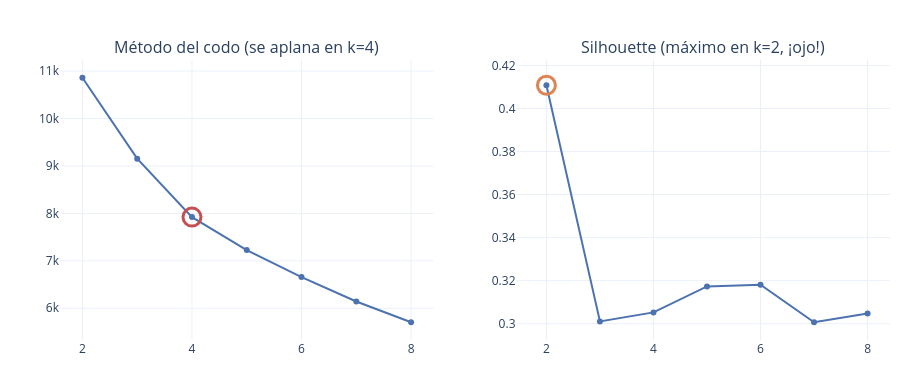

Here is the notebook cell this chart was saved with:
### Markdown cell above
## 4 · Modelado — *K-Means*

**Qué buscar:** cuántos grupos hay, **con evidencia**.  
**Por qué:** el algoritmo no elige K; vos sí.  
**El nudo del TP:** el silhouette es **máximo en k=2** (verdadero pero inútil: solo gasta-mucho/gasta-poco). El codo se aplana tras **k=4**. Desempata el **negocio**.

### Code cell
ks=list(range(2,9)); inercias=[]; siluetas=[]
for k in ks:
    km=KMeans(n_clusters=k,random_state=42,n_init=10).fit(X)
    inercias.append(km.inertia_); siluetas.append(silhouette_score(X,km.labels_))
fig=make_subplots(rows=1,cols=2,subplot_titles=('Método del codo (se aplana en k=4)','Silhouette (máximo en k=2, ¡ojo!)'))
fig.add_trace(go.Scatter(x=ks,y=inercias,mode='lines+markers',line=dict(color='#4C72B0')),row=1,col=1)
fig.add_trace(go.Scatter(x=[4],y=[inercias[2]],mode='markers',marker=dict(size=18,color='#C44E52',symbol='circle-open',line=dict(width=3))),row=1,col=1)
fig.add_trace(go.Scatter(x=ks,y=siluetas,mode='lines+markers',line=dict(color='#4C72B0')),row=1,col=2)
fig.add_trace(go.Scatter(x=[2],y=[siluetas[0]],mode='markers',marker=dict(size=18,color='#DD8452',symbol='circle-open',line=dict(width=3))),row=1,col=2)
fig.update_layout(showlegend=False,title=''); fijar(fig,380); fig.show()

### Figure 1 — Plotly figure (JSON) as saved in the notebook; plotly's stock layout.template omitted (floating-point values rounded to 4 significant figures)
{"data": [{"line": {"color": "#4C72B0"}, "mode": "lines+markers", "type": "scatter", "x": [2, 3, 4, 5, 6, 7, 8], "xaxis": "x", "y": [10860.0, 9155.0, 7922.0, 7228.0, 6659.0, 6142.0, 5706.0], "yaxis": "y"}, {"marker": {"color": "#C44E52", "line": {"width": 3}, "size": 18, "symbol": "circle-open"}, "mode": "markers", "type": "scatter", "x": [4], "xaxis": "x", "y": [7922.0], "yaxis": "y"}, {"line": {"color": "#4C72B0"}, "mode": "lines+markers", "type": "scatter", "x": [2, 3, 4, 5, 6, 7, 8], "xaxis": "x2", "y": [0.4108, 0.3011, 0.3052, 0.3173, 0.3181, 0.3007, 0.3047], "yaxis": "y2"}, {"marker": {"color": "#DD8452", "line": {"width": 3}, "size": 18, "symbol": "circle-open"}, "mode": "markers", "type": "scatter", "x": [2], "xaxis": "x2", "y": [0.4108], "yaxis": "y2"}], "layout": {"annotations": [{"font": {"size": 16}, "showarrow": false, "text": "Método del codo (se aplana en k=4)", "x": 0.225, "xanchor": "center", "xref": "paper", "y": 1.0, "yanchor": "bottom", "yref": "paper"}, {"font": {"size": 16}, "showarrow": false, "text": "Silhouette (máximo en k=2, ¡ojo!)", "x": 0.775, "xanchor": "center", "xref": "paper", "y": 1.0, "yanchor": "bottom", "yref": "paper"}], "autosize": false, "height": 380, "margin": {"b": 40, "l": 60, "r": 30, "t": 60}, "showlegend": false, "title": {"text": ""}, "width": 920, "xaxis": {"anchor": "y", "domain": [0.0, 0.45]}, "xaxis2": {"anchor": "y2", "domain": [0.55, 1.0]}, "yaxis": {"anchor": "x", "domain": [0.0, 1.0]}, "yaxis2": {"anchor": "x2", "domain": [0.0, 1.0]}}}
